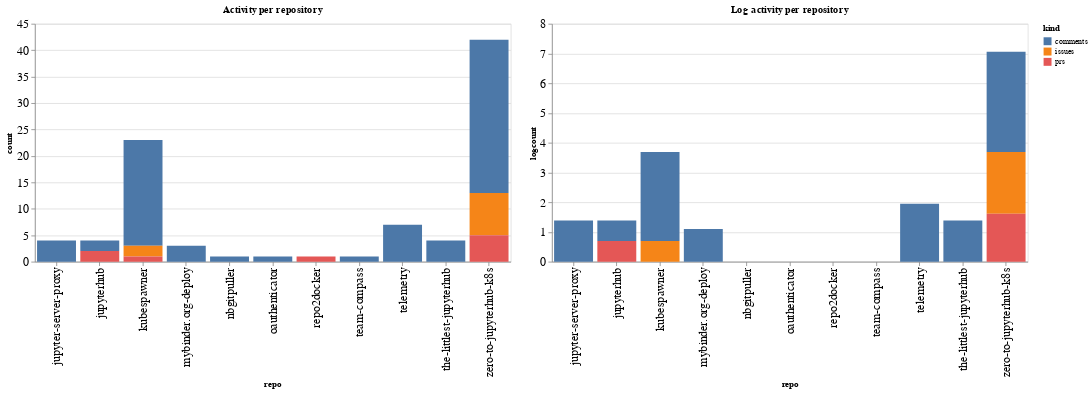

Here is the notebook cell this chart was saved with:
### Code cell
ch1 = alt.Chart(repo_summaries, width=600, title="Activity per repository").mark_bar().encode(
    x='repo',
    y='count',
    color='kind',
    tooltip="kind"
)

ch2 = alt.Chart(repo_summaries, width=600, title="Log activity per repository").mark_bar().encode(
    x='repo',
    y='logcount',
    color='kind',
    tooltip="kind"
)

ch1 | ch2

### Figure 1 — Vega-Lite specification as saved in the notebook (floating-point values rounded to 4 significant figures)
{"config": {"axisLeft": {"labelFontSize": 15}, "axisBottom": {"labelFontSize": 15}}, "hconcat": [{"mark": "bar", "encoding": {"color": {"type": "nominal", "field": "kind"}, "tooltip": {"type": "nominal", "field": "kind"}, "x": {"type": "nominal", "field": "repo"}, "y": {"type": "quantitative", "field": "count"}}, "title": "Activity per repository", "width": 600}, {"mark": "bar", "encoding": {"color": {"type": "nominal", "field": "kind"}, "tooltip": {"type": "nominal", "field": "kind"}, "x": {"type": "nominal", "field": "repo"}, "y": {"type": "quantitative", "field": "logcount"}}, "title": "Log activity per repository", "width": 600}], "data": {"name": "data-8abe7bfa69f3798467e6f562a3e8dd0e"}, "$schema": "https://vega.github.io/schema/vega-lite/v4.8.1.json", "datasets": {"data-8abe7bfa69f3798467e6f562a3e8dd0e": [{"repo": "jupyter-server-proxy", "kind": "comments", "count": 4, "logcount": 1.386}, {"repo": "jupyterhub", "kind": "comments", "count": 2, "logcount": 0.6931}, {"repo": "jupyterhub", "kind": "prs", "count": 2, "logcount": 0.6931}, {"repo": "kubespawner", "kind": "comments", "count": 20, "logcount": 2.996}, {"repo": "kubespawner", "kind": "issues", "count": 2, "logcount": 0.6931}, {"repo": "kubespawner", "kind": "prs", "count": 1, "logcount": 0.0}, {"repo": "mybinder.org-deploy", "kind": "comments", "count": 3, "logcount": 1.099}, {"repo": "nbgitpuller", "kind": "comments", "count": 1, "logcount": 0.0}, {"repo": "oauthenticator", "kind": "comments", "count": 1, "logcount": 0.0}, {"repo": "repo2docker", "kind": "prs", "count": 1, "logcount": 0.0}, {"repo": "team-compass", "kind": "comments", "count": 1, "logcount": 0.0}, {"repo": "telemetry", "kind": "comments", "count": 7, "logcount": 1.946}, {"repo": "the-littlest-jupyterhub", "kind": "comments", "count": 4, "logcount": 1.386}, {"repo": "zero-to-jupyterhub-k8s", "kind": "comments", "count": 29, "logcount": 3.367}, {"repo": "zero-to-jupyterhub-k8s", "kind": "issues", "count": 8, "logcount": 2.079}, {"repo": "zero-to-jupyterhub-k8s", "kind": "prs", "count": 5, "logcount": 1.609}]}}
